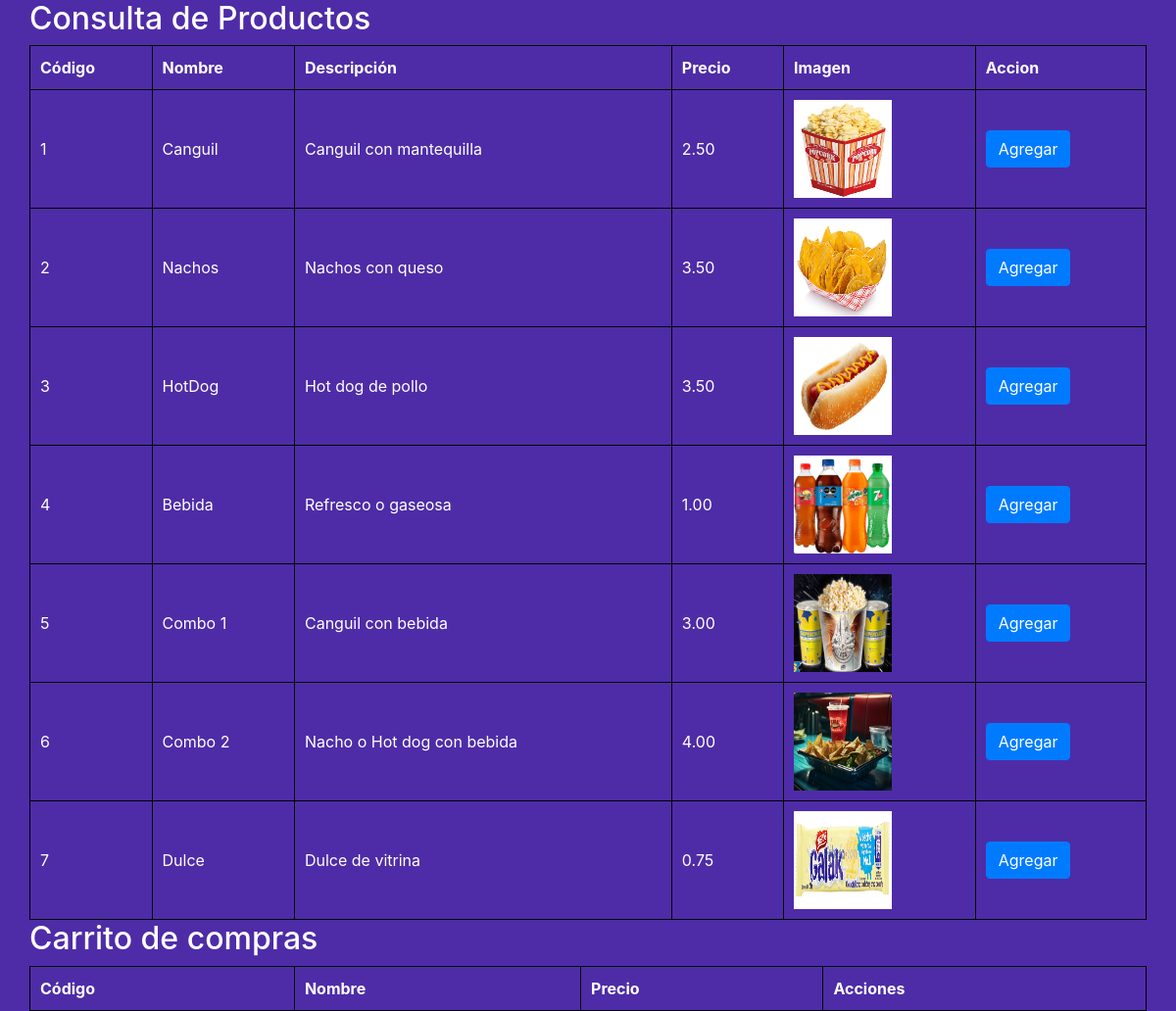
The page / on the database its author committed.
### tables this page shows
CREATE TABLE `productos` (
  `Codigo` int(11) NOT NULL,
  `Nombre` varchar(30) NOT NULL,
  `Descripcion` varchar(100) NOT NULL,
  `Precio` decimal(10,2) NOT NULL
);

### index.php (the view, shortened to what this page needs)
<!DOCTYPE html>
<html lang="es">
<head>
    <link rel="stylesheet" href="https://maxcdn.bootstrapcdn.com/bootstrap/4.5.2/css/bootstrap.min.css">
</head>
<body>
    <?php
    $servername = "localhost";
    $username = "id21471118_clase4";
    $password = "Andres123**";
    $dbname = "id21471118_facturita";
    $conn = new mysqli($servername, $username, $password, $dbname);
    $sql = "SELECT Codigo, Nombre, Descripcion, Precio FROM productos";
    $result = $conn->query($sql);
    if ($result->num_rows > 0) {
        ?>
        <div class="container">
            <div class="row">
                <h2>Consulta de Productos</h2>
                <table>
                    <tr>
                        <th>Código</th>
                        <th>Nombre</th>
                        <th>Descripción</th>
                        <th>Precio</th>
                        <th>Imagen</th>
                        <th>Accion</th>
                    </tr>
                    <?php
                    while($row = $result->fetch_assoc()) {
                        echo "<tr>
                                <td>" . $row["Codigo"] . "</td>
                                <td>" . $row["Nombre"] . "</td>
                                <td>" . $row["Descripcion"] . "</td>
                                <td>" . $row["Precio"] . "</td>
                                <td><img src='img/img".$row["Codigo"].".PNG'  alt='Imagen del producto' style='width: 100px; height: 100px;' ></td>
                                <td>  <button class='btn btn-primary' onclick='AgregarAlCarrito(" . $row["Codigo"] . ", \"" . $row["Nombre"] . "\", " . $row["Precio"] . ")'>Agregar</button> </td>
                              </tr>";
                    }
                    echo "</table>";
                } else {
                    echo "No se encontraron productos.";
                }
                ?>
                <h2>Carrito de compras  </h2>
                <table id="carrito">
                    <tr>
                        <th>Código</th>
                        <th>Nombre</th>
                        <th>Precio</th>
                        <th>Acciones</th>
                    </tr>
                </table>
            </div>
        </div>
        </body>
</html>

### index.php (style rules this page uses)
table { border-collapse: collapse; width: 100%; }
table, th, td { border: 1px solid black; }
th, td { padding: 10px; text-align: left; }
body { background: #4e2ca7; color: #FFF; }

### rows shown on the page
productos: Codigo "1", Nombre "Canguil", Descripcion "Canguil con mantequilla", Precio "2.50", shows a picture
productos: Codigo "2", Nombre "Nachos", Descripcion "Nachos con queso", Precio "3.50", shows a picture
productos: Codigo "3", Nombre "HotDog", Descripcion "Hot dog de pollo", Precio "3.50", shows a picture
productos: Codigo "4", Nombre "Bebida", Descripcion "Refresco o gaseosa", Precio "1.00", shows a picture
productos: Codigo "5", Nombre "Combo 1", Descripcion "Canguil con bebida", Precio "3.00", shows a picture
productos: Codigo "6", Nombre "Combo 2", Descripcion "Nacho o Hot dog con bebida", Precio "4.00", shows a picture
productos: Codigo "7", Nombre "Dulce", Descripcion "Dulce de vitrina", Precio "0.75", shows a picture
